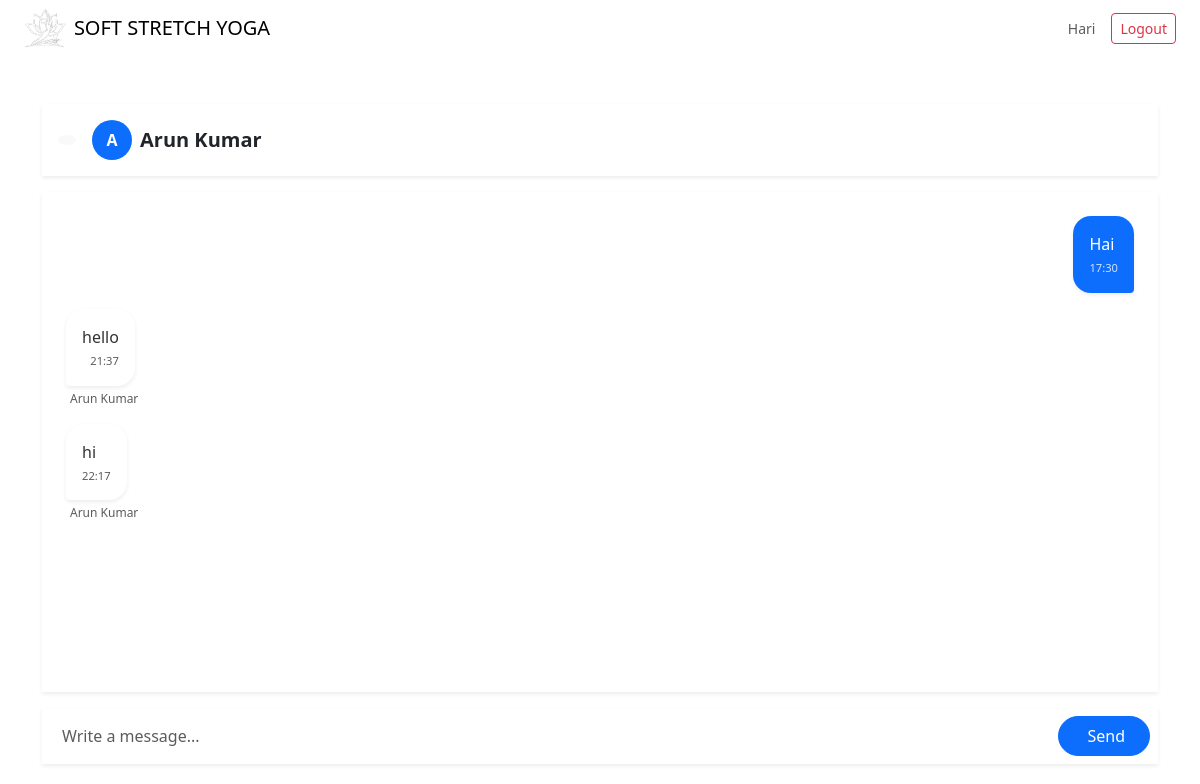
Page /messages/chat/2/ (signed in) on the committed database.
### messaging/models.py (models this page shows, shortened)
class Message(models.Model):
    sender = models.ForeignKey(
        User,
        on_delete=models.CASCADE,
        related_name='sent_messages'
    )
    receiver = models.ForeignKey(
        User,
        on_delete=models.CASCADE,
        related_name='received_messages'
    )
    content = models.TextField()
    is_read = models.BooleanField(default=False)
    created_at = models.DateTimeField(default=now)
    class Meta:
        ordering = ['created_at']

### messaging/views.py (the view, shortened to what this page needs)
# urls.py: path('chat/<int:user_id>/', views.chat, name='chat'),
@login_required
def chat(request, user_id):
    other_user = get_object_or_404(User, id=user_id)
    messages = Message.objects.filter(
        Q(sender=request.user, receiver=other_user) |
        Q(sender=other_user, receiver=request.user)
    ).order_by('created_at')
    return render(
        request,
        'messaging/chat.html',
        {
            'other_user': other_user,
            'messages': messages
        }
    )

### messaging/templates/messaging/chat.html (shortened to what this page needs)
{% extends "base.html" %}
{% block content %}
<div class="glass-card p-3 mb-3 d-flex align-items-center shadow-sm">
    <a href="{% url 'inbox' %}" class="btn btn-sm btn-light rounded-circle me-3">
    </a>
    <div class="avatar-circle me-2 d-flex align-items-center justify-content-center bg-primary text-white fw-bold"
         style="width: 40px; height: 40px; border-radius: 50%;">
        {{ other_user.username|first|upper }}
    </div>
    <h5 class="mb-0 fw-bold text-dark">{{ other_user.get_full_name|default:other_user.username }}</h5>
</div>
<div class="glass-card p-4 mb-3 shadow-sm" id="chat-window" style="height: 500px; overflow-y: auto; background: rgba(255, 255, 255, 0.3);">
    <div class="d-flex flex-column gap-3">
        {% for msg in messages %}
            <div class="d-flex flex-column {% if msg.sender == request.user %}align-items-end{% else %}align-items-start{% endif %}">
                <div class="p-3 shadow-sm" style="max-width: 75%; border-radius: 18px;
                    {% if msg.sender == request.user %}
                        background: #0d6efd; color: white; border-bottom-right-radius: 4px;
                    {% else %}
                        background: white; color: #333; border-bottom-left-radius: 4px;
                    {% endif %}">
                    <p class="mb-1">{{ msg.content }}</p>
                    <div class="text-end" style="font-size: 0.7rem; opacity: 0.8;">
                        {{ msg.created_at|date:"H:i" }}
                    </div>
                </div>
                {% if msg.sender != request.user %}
                    <small class="text-muted mt-1 ms-1" style="font-size: 0.75rem;">
                        {{ msg.sender.get_full_name|default:msg.sender.username }}
                    </small>
                {% endif %}
            </div>
        {% empty %}
            <div class="text-center text-muted my-auto">
                <p>No messages yet. Say hello!</p>
            </div>
        {% endfor %}
    </div>
</div>
<form method="post" class="glass-card p-2 shadow-sm border-0">
    <div class="input-group">
        <input type="text" name="content" class="form-control border-0 bg-transparent py-2"
               placeholder="Write a message..." required autofocus>
        <button class="btn btn-primary rounded-pill px-4 ms-2">
             Send
        </button>
    </div>
</form>
{% endblock %}

### templates/base.html (shortened to what this page needs)
{% load static %}
<!DOCTYPE html>
<html lang="en">
<head>
    <link href="https://cdn.jsdelivr.net/npm/bootstrap@5.3.2/dist/css/bootstrap.min.css" rel="stylesheet">
    <link rel="stylesheet" href="{% static 'css/style.css' %}">
    <link rel="stylesheet" href="{% static 'css/auth.css' %}">
</head>
<body>
<nav class="navbar px-4 py-2">
    <a href="/" class="logo-link d-flex align-items-center gap-2 text-decoration-none">
        <img style height="40px"src="{% static 'frontend/media/logo1.png' %}" alt="Soft Stretch Yoga Logo" class="nav-logo-img">
        <span class="navbar-brand mb-0">SOFT STRETCH YOGA</span>
    </a>
    <div class="ms-auto d-flex align-items-center gap-3">
        {% if user.is_authenticated %}
            <span class="text-muted small">{{ user.username }}</span>
            <a href="{% url 'logout' %}" class="btn btn-sm btn-outline-danger">
                Logout
            </a>
        {% endif %}
    </div>
</nav>
<div class="container py-5">
    {% block content %}{% endblock %}
</div>
</body>
</html>

### static/css/style.css (style rules this page uses)
.navbar { -webkit-font-smoothing: antialiased; text-rendering: optimizeLegibility; }

### rows in the picture
Message: content "Hai", created_at "17:30"
Message: content "hello", created_at "21:37", sender.get_full_name "Arun Kumar"
Message: content "hi", created_at "22:17", sender.get_full_name "Arun Kumar"

### other values in the picture
{{ user.username }} "Hari"
{{ other_user.username|first|upper }} "A"
{{ other_user.get_full_name|default:other_user.username }} "Arun Kumar"
